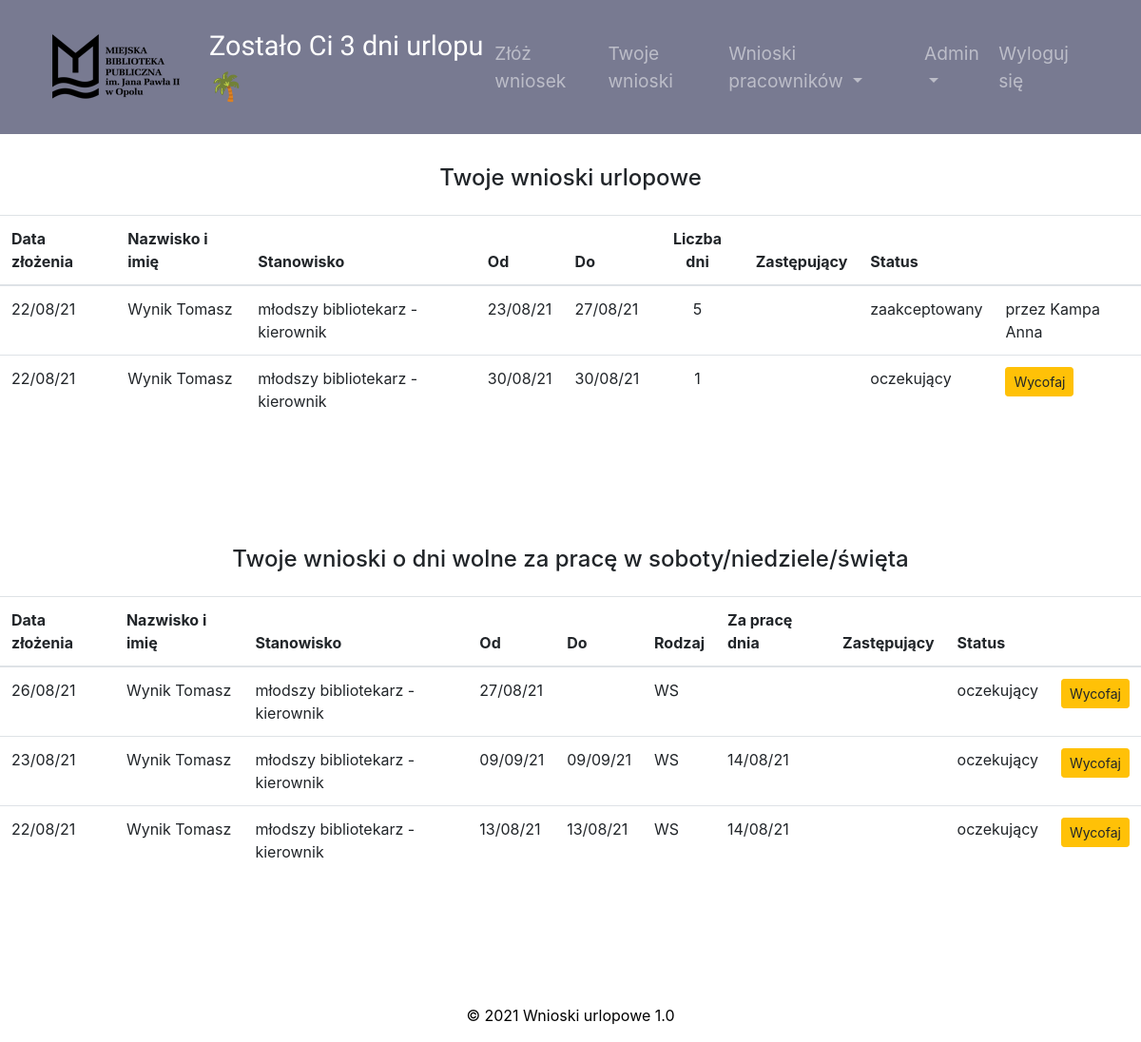
/my_requests (signed in), run on the app's committed database.
### main.py (models this page shows, shortened)
class Employee(UserMixin, db.Model):
    __tablename__ = "employees"
    id = db.Column(db.Integer, primary_key=True)
    name = db.Column(db.String(50), unique=False, nullable=False)
    login = db.Column(db.String(10), unique=True, nullable=False)
    password = db.Column(db.String(100))
    position = db.Column(db.String(50), unique=False)
    position_info = db.Column(db.String(20))
    work_place = db.Column(db.String)
    is_manager = db.Column(db.String(3), nullable=False)
    is_topmanager = db.Column(db.String(3), nullable=False)
    work_time = db.Column(db.Float, unique=False, nullable=False)
    email = db.Column(db.String)
    days_off = db.Column(db.Integer, nullable=False)
    annual_days_off = db.Column(db.Integer)
    contract_end = db.Column(db.String)
    requests = relationship("Request", back_populates="author")
    sickleaves = relationship("SickLeave", back_populates="person")
    manager_id = db.Column(db.Integer, db.ForeignKey("employees.id"))
    manager = relationship("Employee", backref='subordinates', remote_side="Employee.id")
    today_note = db.Column(db.String(20))
    additional_info = db.Column(db.String)

class Request(db.Model):
    __tablename__ = "requests"
    id = db.Column(db.Integer, primary_key=True)
    author_id = db.Column(db.Integer, db.ForeignKey("employees.id"))
    author = relationship("Employee", back_populates="requests")
    type = db.Column(db.String(250), nullable=False)
    work_date = db.Column(db.String(250))
    send_date = db.Column(db.String(250), nullable=False)
    start_date = db.Column(db.String(250), nullable=False)
    end_date = db.Column(db.String(250))
    days = db.Column(db.Integer)
    status = db.Column(db.String(15))
    substitute = db.Column(db.String(50), nullable=True)
    send_to_person = db.Column(db.String(50))
    signed_by = db.Column(db.String(50))

### main.py (the view)
@app.route("/my_requests")
@login_required
def my_requests():
    user_requests_holiday = db.session.query(Request).filter(Request.author_id == current_user.id).filter(
        Request.type == "W").order_by(desc(Request.send_date)).all()
    user_requests_others = db.session.query(Request).filter(
        (Request.type == 'WS') | (Request.type == 'WN') | (Request.type == "DW")).filter(
        Request.author_id == current_user.id).order_by(desc(Request.send_date)).all()
    return render_template("my_requests.html", user_requests_holiday=user_requests_holiday,
                           user_requests_others=user_requests_others)

### main.py (called while the page is built)
@login_manager.user_loader
def load_user(employee_id):
    return Employee.query.get(int(employee_id))

### templates/my_requests.html
{% include 'header.html' %}
<section class="page-section">
        <div class="requests">
        <h4 class="table-title">Twoje wnioski urlopowe</h4>
        <table class="table js-serial table-responsive">
            <thead>
            <tr>
                <th scope="col">Data złożenia</th>
                <th scope="col">Nazwisko i imię</th>
                <th scope="col">Stanowisko</th>
                <th scope="col">Od</th>
                <th scope="col">Do</th>
                <th scope="col" class="text-center">Liczba {% if current_user.work_time<1 %}godzin {%else%}dni {%endif%}</th>
                <th scope="col">Zastępujący</th>
                <th scope="col">Status</th>
                <th scope="col"></th>
            </tr>
            </thead>
            <tbody>
             {% for request in user_requests_holiday %}
            <tr>
                <td>{{request.send_date}}</td>
                <td>{{request.author.name}}</td>
                <td>{{request.author.position}}</td>
                <td>{{request.start_date}}</td>
                <td>{{request.end_date}}</td>
                <td class="text-center">{{ request.days}}</td>
                <td>{{request.substitute}}</td>
                <td>{{request.status}}</td>
                 {% if request.status=="oczekujący" %}
                <td>
                    <div class="btn-group btn-group-sm">
                        <a href="{{url_for('withdraw_request', request_id=request.id)}}" role="button" class="btn btn-warning">Wycofaj</a>
                    </div>
                </td>
                {%else%}
                 <td>przez {{request.signed_by}}</td>
                {% endif %}
            </tr>
            {% endfor %}
            </tbody>
        </table>
    </div>
    </section>
<section class="page-section">
    <div class="requests">
        <h4 class="table-title">Twoje wnioski o dni wolne za pracę w soboty/niedziele/święta</h4>
        <table class="table js-serial table-responsive">
            <thead>
            <tr>
                <th scope="col">Data złożenia</th>
                <th scope="col">Nazwisko i imię</th>
                <th scope="col">Stanowisko</th>
                <th scope="col">Od</th>
                <th scope="col">Do</th>
                <th scope="col">Rodzaj</th>
                <th scope="col">Za pracę dnia</th>
                <th scope="col">Zastępujący</th>
                <th scope="col">Status</th>
                <th scope="col"></th>
            </tr>
            </thead>
            <tbody>
            {% for request in user_requests_others %}
            <tr>
                <td>{{request.send_date}}</td>
                <td>{{request.author.name}}</td>
                <td>{{request.author.position}}</td>
                <td>{{request.start_date}}</td>
                <td>{{request.end_date}}</td>
                <td>{{request.type}}</td>
                <td>{{request.work_date}}</td>
                <td>{{request.substitute}}</td>
                <td>{{request.status}}</td>
                {% if request.status=="oczekujący" %}
                <td>
                    <div class="btn-group btn-group-sm">
                        <a href="{{url_for('withdraw_request', request_id=request.id)}}" role="button" class="btn btn-warning">Wycofaj</a>
                    </div>
                </td>
                {%else%}
                 <td>przez {{request.signed_by}}</td>
                {% endif %}
            </tr>
            {%endfor%}
            </tbody>
        </table>
    </div>
</section>
{% include 'footer.html' %}

### templates/header.html (shortened to what this page needs)
<!DOCTYPE html>
<html lang="pl">
<head>
    <link rel="stylesheet" href="https://maxcdn.bootstrapcdn.com/bootstrap/4.0.0/css/bootstrap.min.css"
>
    <link rel="stylesheet" href="https://cdnjs.cloudflare.com/ajax/libs/bootstrap-datepicker/1.9.0/css/bootstrap-datepicker.min.css"/>
    <link rel="stylesheet" href="./static/style.css" >
</head>
<body>
    <nav class="navbar position-sticky top-0 navbar-expand-lg navbar-dark w-100">
<div class="container-fluid">
        <a href="{{url_for('main')}}" class="navbar-brand ml-1" id="nav_urlop"><img src="/static/mbp_logo.png" class="d-inline-block align-center"  style="padding-right: 15px;"></a><p class="info"> {%if current_user.is_authenticated%} Zostało Ci {{current_user.days_off}} {% if current_user.work_time<1 %}godz. {%else%} dni  {%endif%}urlopu <span class="palm">🌴</span> {%endif%}</p>
        <div class="collapse navbar-collapse" id="navbarSupportedContent">
        <ul class="navbar-nav ml-auto">
            {% if current_user.position != "dyrektor"%}
                 <li class="nav-item">
                <a class="nav-link link-hide" href="{{url_for('main')}}">Złóż wniosek</a>
            </li>
            <li class="nav-item">
                <a class="nav-link link-hide" href="{{url_for('my_requests')}}">Twoje wnioski</a>
            </li>
            {% endif %}
            {% if current_user.is_manager == "TAK" %}
              <li class="nav-item dropdown">
      <a class="nav-link dropdown-toggle" href="{{url_for('employees_requests')}}" id="navbardrop" data-toggle="dropdown">
        Wnioski pracowników
      </a>
    </li>
{% endif %}
            {% if current_user.login in ["wynik", "kostek"] %}
                     <li class="nav-item dropdown">
      <a class="nav-link dropdown-toggle" href="{{url_for('admin_site')}}" id="navbardrop2" data-toggle="dropdown">
        Admin</a>
    </li>
           {% endif %}
            <li class="nav-item">
                <a class="nav-link link-hide" href="{{url_for('logout')}}">Wyloguj się</a>
            </li>
        </ul>
        </div>
    </div>
    </nav>

### templates/footer.html (shortened to what this page needs)
<footer class="page-footer font-small blue">
  <div class="footer-copyright text-center py-3">© 2021 Wnioski urlopowe 1.0 </div>
</footer>
</body>
</html>

### static/style.css (style rules this page uses)
.page-section { display: -webkit-box; display: -ms-flexbox; display: flex; -webkit-box-pack: center; -ms-flex-pack: center; justify-content: center; scroll-padding-top: 200px; margin-top: 2rem; padding-bottom: 5rem; }
.requests { position: relative; max-width: 100%; }
.table-title { margin-bottom: 1.5rem; text-align: center; }
.page-footer { background-color: #fff; color: black; margin-top: 2%; }
.navbar { background-color: #787A91; padding: 1% 3%; z-index: 1; }
.navbar-brand { font-size: 1.5rem; }
.info { font-size: 1.8rem; font-family: 'Signika Negative', sans-serif; color: #fff; margin-top: 15px; }
.nav-link { font-size: 1.2rem; }
@media (min-width: 360px) { .page-section { scroll-padding-top: 160px; } }
@media (min-width: 992px) { .page-section { scroll-padding-top: 150px; } }

### data on the page
Employee: days_off "3"
Request: send_date "22/08/21", author.name "Wynik Tomasz", author.position "młodszy bibliotekarz - kierownik", start_date "23/08/21", end_date "27/08/21", days "5", status "zaakceptowany", signed_by "Kampa Anna"
Request: send_date "22/08/21", author.name "Wynik Tomasz", author.position "młodszy bibliotekarz - kierownik", start_date "30/08/21", end_date "30/08/21", days "1", status "oczekujący"
Request: send_date "26/08/21", author.name "Wynik Tomasz", author.position "młodszy bibliotekarz - kierownik", start_date "27/08/21", type "WS", status "oczekujący"
Request: send_date "23/08/21", author.name "Wynik Tomasz", author.position "młodszy bibliotekarz - kierownik", start_date "09/09/21", end_date "09/09/21", type "WS", work_date "14/08/21", status "oczekujący"
Request: send_date "22/08/21", author.name "Wynik Tomasz", author.position "młodszy bibliotekarz - kierownik", start_date "13/08/21", end_date "13/08/21", type "WS", work_date "14/08/21", status "oczekujący"
